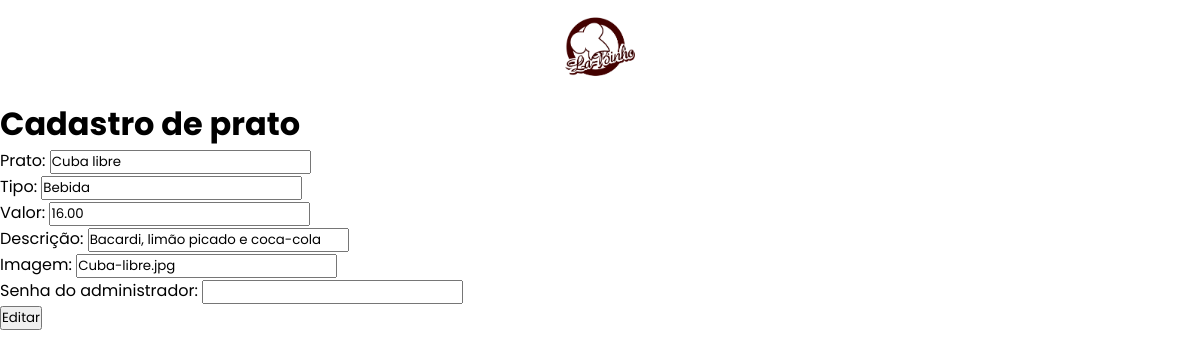
The page /editar/11 (signed in) on the database its author committed.
### app/models/models.py (models this page shows)
class Cardapio(db.Model):
    __tablename__ = 'cardapio'  # Nome da tabela no banco de dados
    id = db.Column(db.Integer, primary_key=True, autoincrement=True)  # ID único
    nome = db.Column(db.String(100), nullable=False)  # Nome do prato
    descricao = db.Column(db.Text, nullable=True)  # Descrição do produto
    valor = db.Column(db.Numeric(10, 2), nullable=False)  # Valor do prato
    imagem = db.Column(db.String(255), nullable=True)  # URL da imagem
    tipo = db.Column(db.Enum('Porção', 'Individual', 'Bebida', name='tipo_enum'), nullable=False)  # Tipo do item

### app/routes.py (the view, shortened to what this page needs)
@app.route('/editar/<int:id>', methods=['GET', 'POST'])
def editarPrato(id):
    if 'username' not in session:
        return redirect(url_for('index'))  # Se não estiver, redireciona para a página principal
    username = session['username']
    cargo = alquimias.resgatar_cargo(username)
    user = {'username': username, 'cargo': cargo}
    if user['cargo'].lower() not in ['gerente', 'funcionario']:
        return redirect(url_for('index'))  # Redireciona se o usuário não tiver permissão
    res = alquimias.info_pratos(id)
    if res:
        return render_template('editar_prato.html',
                               title='Editar',
                               nome=res[0],
                               descricao=res[1],
                               tipo=res[2],
                               valor=res[3],
                               imagem=res[4],
                               user=user)
    else:
        flash('Prato não encontrado', 'error')
        return redirect(url_for('index'))  # Se o prato não for encontrado, redireciona para o index

### app/alquimias.py (called while the page is built)
def resgatar_cargo(username):
    res = db.session.scalars(select(User).where(User.username == username))
    res = res.first()
    return res.cargo

def info_pratos(id):
    prato = db.session.scalars(select(Cardapio).where(Cardapio.id == id)).first()
    if prato:
        return [prato.nome, prato.descricao, prato.tipo, prato.valor, prato.imagem]
    else:
        return False

### app/templates/editar_prato.html (shortened to what this page needs)
{% extends "base.html" %}
{% block content %}
<div class="login-container">
    <h1> Cadastro de prato </h1>
    <form action="" method="post">
        <div>
            <label for="nome">Prato:</label>
            <input type="text" name="nome" value="{{ nome|escape }}" required>
        </div>
        <div>
            <label for="tipo">Tipo:</label>
            <input type="text" name="tipo" value={{tipo}} required>
        </div>
        <div>
            <label for="valor">Valor:</label>
            <input type="int" name="valor"  value={{valor}} required>
        </div>
        <div>
            <label for="descricao">Descrição:</label>
            <input type="text" name="descricao" value="{{ descricao|escape }}" required>
        </div>
        <div>
            <label for="imagem">Imagem:</label>
            <input type="text" name="imagem" value={{imagem}} required>
        </div>
        <div>
            <label for="senha">Senha do administrador:</label>
            <input type="password" name="senha" required>
        </div>
        <div>
            <button type="submit">Editar</button>
        </div>
    </form>
</div>
{% endblock %}

### app/static/css/base.css (style rules this page uses)
* { margin: 0; padding: 0; font-family: "Poppins", sans-serif; }

### rows shown on the page
Cardapio: nome "Cuba libre", valor "16.00", descricao "Bacardi, limão picado e coca-cola", imagem "Cuba-libre.jpg"
